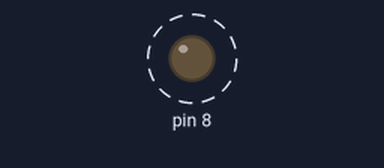
Simulated run of this sketch. Board: Arduino Uno, built with avr-gcc and run on an emulated ATmega328P. Shown: output pins drawn as LEDs (lit = HIGH). Dashed ring = blinking.

Above: at 0.2 s.
Timing chart, 0 to 3.0 s (numbered marks = the images above):
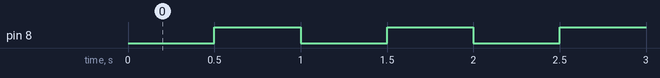

The sketch:

sketch_LightLEDWithoutDelayms.ino
```cpp
/*
 * DelayLEDwithTimers.c
 *
 * Created: 11/15/2025 4:11:11 PM
 * Author : Thesara
 */

#include <avr/io.h>
#include <avr/interrupt.h>

int main(void)
{
    DDRB = DDRB | (1<<DDB0);
	TCCR1B = (TCCR1B & 0b11111100) | (0b00000100);
	TIMSK1 = TIMSK1 | (1<<TOIE1) ;
	sei();
	TCNT1 = 34286;
    while (1)
    {

    }
}

ISR(TIMER1_OVF_vect){

	PORTB = PORTB ^ 0b00000001;
	TCNT1 = 34286;

}
```

Measured:
- by itself, pin 8: alternates HIGH for 0.50 s and LOW for 0.50 s
